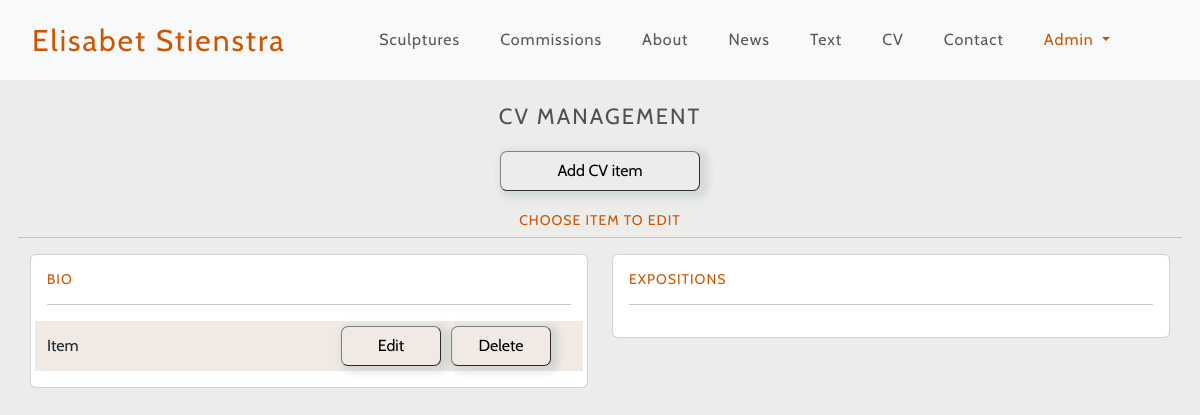
The app's page /cv/cv-management/ (signed in), older data.
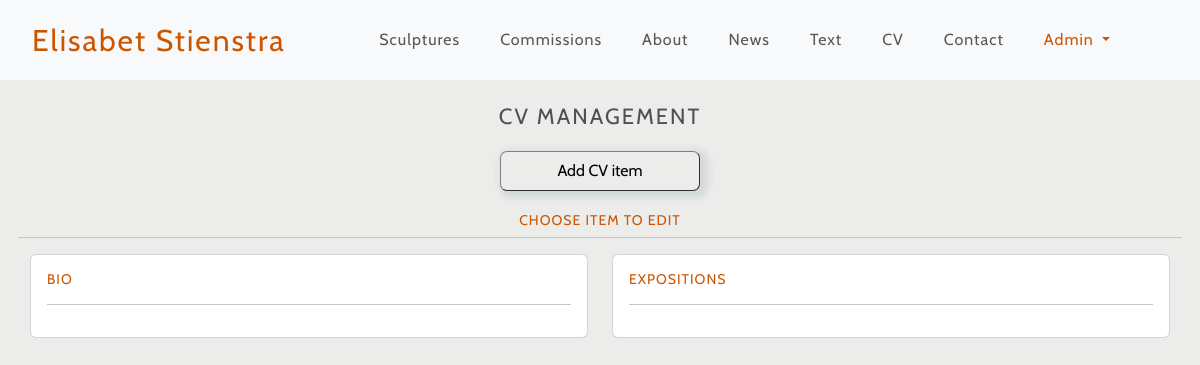
The same page, newer data.
### cv/models.py (models this page shows, shortened)
class Category(models.Model):
    class Meta:
        verbose_name_plural = 'Categories'
    name = models.CharField(max_length=60)
    friendly_name = models.CharField(max_length=60, default='category')

class Cv(models.Model):
    category = models.ForeignKey(
        'Category', null=False, blank=False,
        on_delete=models.PROTECT, related_name='category')
    title = models.CharField(max_length=200, default='Item')
    description = RichTextField(blank=False, null=False)
    hide = models.BooleanField(default=False)

### cv/views.py (the view)
# urls.py: path('cv-management/', views.cv_management,
@login_required
def cv_management(request):
    if not request.user.is_superuser:
        sweetify.toast(request, 'Only an Admin can access this page', icon="error", timer=2000,
                            timerProgressBar=True)
        return redirect(reverse('home'))
    items = Cv.objects.all()
    category =  Category.objects.all()
    context = {
        'category': category,
        'items': items,
    }
    return render(request, "cv/cv_management.html", context)

### cv/templates/cv/cv_management.html
{% extends "base.html" %}
{% load static %}
{% block content %}
<div class="container g-lg-0">
    <h1 class="pt-4 pb-2">CV Management</h1>
    <section class="text-center">
        <a href="{% url 'add_cv' %}"><button class="button-xl">Add CV item</button></a>
    </section>
    <section>
        <div class="row">
            <h2 class="pt-3">Choose item to edit</h2>
            <hr>
            {% for c in category %}
            <div class="col-12 col-lg-6">
            <div class="card">
                <div class="card-body">
                <h3>{{ c.friendly_name }}</h3>
                <hr>
                {% for i in items %}
                {% if i.category == c %}
                <div class="row {% if i.hide %} hidden {% endif %}">
                    <div class="col-6 m-auto">
                        <a href="{% url 'edit_cv' i.id %}"><p>{{ i.title }}</p></a>
                    </div>
                    <div class="col text-center">
                        <a href="{% url 'edit_cv' i.id %}"><button>Edit</button></a><a data-bs-toggle="modal" data-bs-target="#modal-delete" data-bs-link="{% url 'delete_cv' i.id %}"><button>Delete</button></a>
                    </div>
                </div>
                {% endif %}
                {% endfor %}
            </div>
        </div>
    </div>
    {% endfor %}
        </div>
    </section>
    </div>
    {% endblock %}

Row changes from the older to the newer data that the page shows:
removed Cv: title "Item", shown under Category "BIO"
